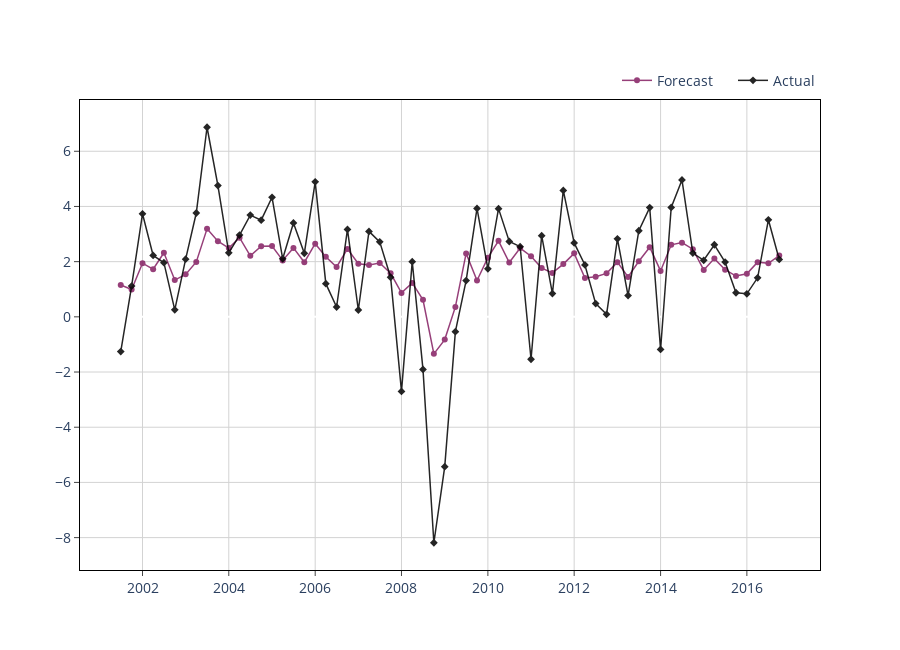

The notebook cell saved with this chart:
### Code cell
from sklearn.linear_model import Lasso

model = Lasso()

model.fit(X_train_scaled, y_train)
train_preds = pd.DataFrame.from_dict({
    "date": X_train_scaled.index,
    "predictions": model.predict(X_train_scaled),
    "actuals": y_train[target_col_name].values
})

# plt.plot(train_preds.date, train_preds.actuals, label="actual") 
# plt.plot(train_preds.date, train_preds.predictions, label="predictions")
# plt.legend();
plot_prediction(dt=train_preds.date, y_pred=train_preds.predictions, y_actual=train_preds.actuals, mode = "lines+markers", legend_position=(1, 1.075))

predictions.append(model.predict(X_test_scaled)[0])
print(predictions[-1])
